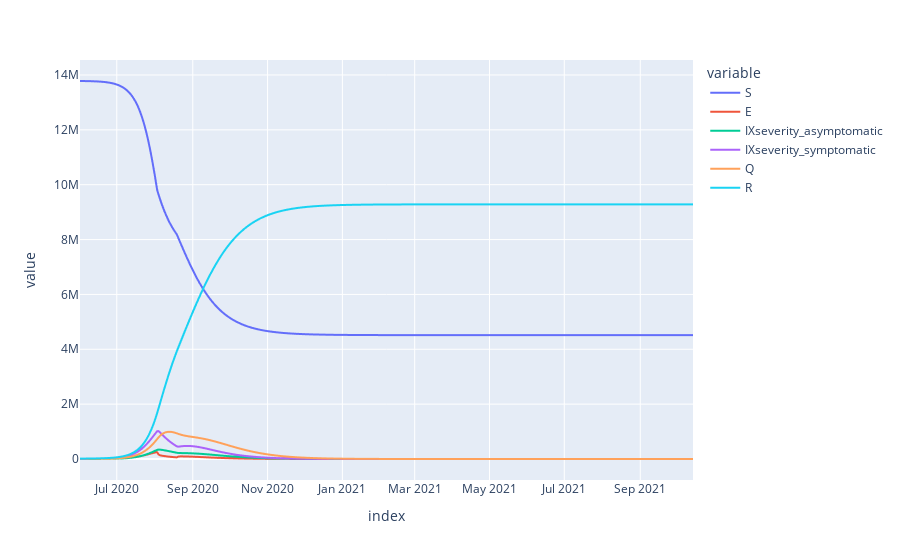

The code cell stored with this chart in its notebook:
### Code cell
fig = px.line(m.get_outputs_df())
fig.show()

### Figure 1 — Plotly figure (JSON) as saved in the notebook; plotly's stock layout.template omitted (floating-point values rounded to 4 significant figures; data arrays with more than 128 entries replaced by an {"elided": "..."} marker saying what was removed)
{"data": [{"hovertemplate": "variable=S<br>index=%{x}<br>value=%{y}<extra></extra>", "legendgroup": "S", "line": {"color": "#636efa", "dash": "solid"}, "marker": {"symbol": "circle"}, "mode": "lines", "name": "S", "showlegend": true, "type": "scattergl", "x": {"elided": "501 str values"}, "xaxis": "x", "y": {"elided": "501 float values"}, "yaxis": "y"}, {"hovertemplate": "variable=E<br>index=%{x}<br>value=%{y}<extra></extra>", "legendgroup": "E", "line": {"color": "#EF553B", "dash": "solid"}, "marker": {"symbol": "circle"}, "mode": "lines", "name": "E", "showlegend": true, "type": "scattergl", "x": {"elided": "501 str values"}, "xaxis": "x", "y": {"elided": "501 float values"}, "yaxis": "y"}, {"hovertemplate": "variable=IXseverity_asymptomatic<br>index=%{x}<br>value=%{y}<extra></extra>", "legendgroup": "IXseverity_asymptomatic", "line": {"color": "#00cc96", "dash": "solid"}, "marker": {"symbol": "circle"}, "mode": "lines", "name": "IXseverity_asymptomatic", "showlegend": true, "type": "scattergl", "x": {"elided": "501 str values"}, "xaxis": "x", "y": {"elided": "501 float values"}, "yaxis": "y"}, {"hovertemplate": "variable=IXseverity_symptomatic<br>index=%{x}<br>value=%{y}<extra></extra>", "legendgroup": "IXseverity_symptomatic", "line": {"color": "#ab63fa", "dash": "solid"}, "marker": {"symbol": "circle"}, "mode": "lines", "name": "IXseverity_symptomatic", "showlegend": true, "type": "scattergl", "x": {"elided": "501 str values"}, "xaxis": "x", "y": {"elided": "501 float values"}, "yaxis": "y"}, {"hovertemplate": "variable=Q<br>index=%{x}<br>value=%{y}<extra></extra>", "legendgroup": "Q", "line": {"color": "#FFA15A", "dash": "solid"}, "marker": {"symbol": "circle"}, "mode": "lines", "name": "Q", "showlegend": true, "type": "scattergl", "x": {"elided": "501 str values"}, "xaxis": "x", "y": {"elided": "501 float values"}, "yaxis": "y"}, {"hovertemplate": "variable=R<br>index=%{x}<br>value=%{y}<extra></extra>", "legendgroup": "R", "line": {"color": "#19d3f3", "dash": "solid"}, "marker": {"symbol": "circle"}, "mode": "lines", "name": "R", "showlegend": true, "type": "scattergl", "x": {"elided": "501 str values"}, "xaxis": "x", "y": {"elided": "501 float values"}, "yaxis": "y"}], "layout": {"legend": {"title": {"text": "variable"}, "tracegroupgap": 0}, "margin": {"t": 60}, "xaxis": {"anchor": "y", "domain": [0, 1], "title": {"text": "index"}}, "yaxis": {"anchor": "x", "domain": [0, 1], "title": {"text": "value"}}}}
